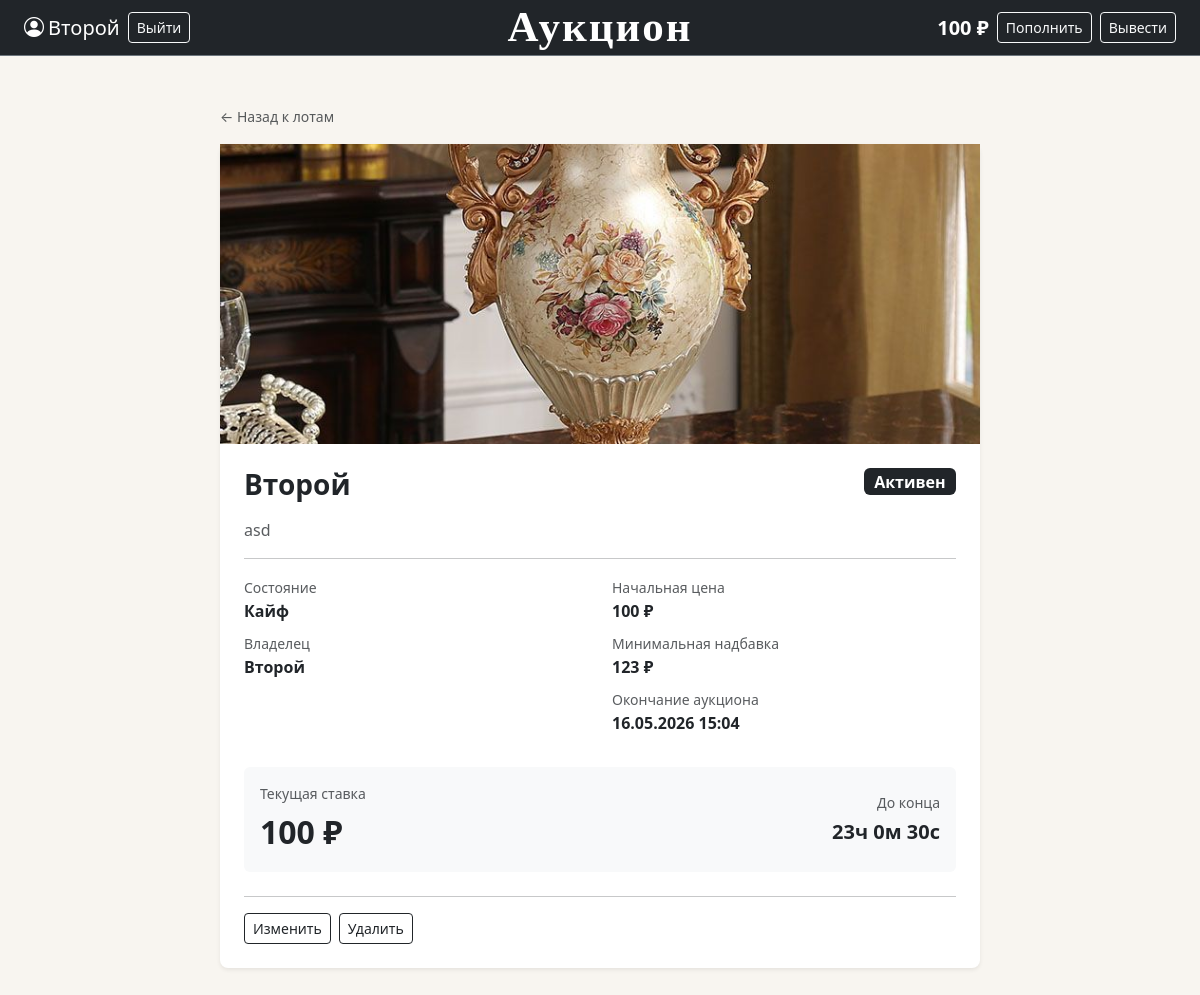
The page /lot_page/1 (signed in) on the database its author committed.
### data/users.py (models this page shows, shortened)
class User(SqlAlchemyBase, UserMixin, SerializerMixin):
    __tablename__ = 'users'
    id = sqlalchemy.Column(sqlalchemy.Integer, primary_key=True, autoincrement=True)
    name = sqlalchemy.Column(sqlalchemy.String, nullable=True) # имя пользователя, заполняется пользователем
    email = sqlalchemy.Column(sqlalchemy.String, index=True, unique=True, nullable=True) # его почта, заполняется пользователем
    hashed_password = sqlalchemy.Column(sqlalchemy.String, nullable=True) # пароль, заполняется пользователем
    modified_date = sqlalchemy.Column(sqlalchemy.DateTime, default=datetime.datetime.now) # дата создания
    balance = sqlalchemy.Column(sqlalchemy.Integer, autoincrement=True, default=0) # баланс, автоматически = 0
    lots = orm.relationship("Lots", back_populates='user') # связь с другой бд

### data/lots.py (models this page shows)
class Lots(SqlAlchemyBase, SerializerMixin):
    __tablename__ = 'lots'
    id = sqlalchemy.Column(sqlalchemy.Integer,
                           primary_key=True,
                           autoincrement=True)
    name = sqlalchemy.Column(sqlalchemy.String, nullable=True) # имя лота
    file = sqlalchemy.Column(sqlalchemy.String, nullable=True) # название файла
    description = sqlalchemy.Column(sqlalchemy.String, nullable=True) # описание
    condition = sqlalchemy.Column(sqlalchemy.String, nullable=True) # состояние лота
    minimal_cost = sqlalchemy.Column(sqlalchemy.Integer, nullable=True) # минимальная цена
    minimum_premium = sqlalchemy.Column(sqlalchemy.Integer, nullable=True) # минимальная надбавка
    curr_cost = sqlalchemy.Column(sqlalchemy.Integer, nullable=True) # текущая максимальная стоимость товара
    owner_id = sqlalchemy.Column(sqlalchemy.Integer, sqlalchemy.ForeignKey("users.id")) # id собственника товара
    is_selled = sqlalchemy.Column(sqlalchemy.Boolean, default=False) # продан ли товар
    end_date = sqlalchemy.Column(sqlalchemy.DateTime, nullable=True) # дата окончания
    user = orm.relationship("User")

### main.py (the view)
@app.route('/lot_page/<int:id>')
def lot_page(id):
    db_sess = db_session.create_session()
    try:
        lot = db_sess.query(Lots).filter(Lots.id == id).first()
        if not lot:
            abort(404)
        if lot.end_date and datetime.datetime.now() >= lot.end_date and not lot.is_selled:
            lot.is_selled = True
            db_sess.commit()
        return render_template('lot_page.html', lot=lot, csrf_tok=generate_csrf())
    finally:
        db_sess.close()

### data/db_session.py (called while the page is built)
def create_session() -> Session:
    global __factory
    return __factory()

### main.py (called while the page is built)
@login_manager.user_loader
def load_user(user_id):
    db_sess = db_session.create_session()
    try:
        return db_sess.get(User, user_id)
    finally:
        db_sess.close()

### templates/lot_page.html (shortened to what this page needs)
{% extends "base.html" %}
{% block content %}
<div class="row justify-content-center mt-4 mb-5">
    <div class="col-md-8">
        <a href="/" class="text-muted small text-decoration-none">← Назад к лотам</a>
        <div class="card border-0 shadow-sm mt-3">
            {% if lot.file.endswith('.mp4') or lot.file.endswith('.webm') %}
                <video autoplay muted loop playsinline
                       class="card-img-top w-100"
                       style="object-fit: cover; height: 300px;">
                    <source src="{{ url_for('static', filename='img/lots_img/' + lot.file) }}" type="video/mp4">
                </video>
            {% else %}
                <img src="{{ url_for('static', filename='img/lots_img/' + lot.file) }}"
                     class="img-fluid w-100"
                     style="object-fit: cover; height: 300px;">
            {% endif %}
            <div class="card-body p-4">
                <div class="d-flex justify-content-between align-items-start mb-3">
                    <h3 class="fw-bold mb-0">{{ lot.name }}</h3>
                    {% if lot.is_selled %}
                    <span class="badge bg-secondary fs-6">Продан</span>
                    {% else %}
                    <span class="badge bg-dark fs-6">Активен</span>
                    {% endif %}
                </div>
                <p class="text-muted">{{ lot.description }}</p>
                <hr>
                <div class="row mb-3">
                    <div class="col-md-6">
                        <ul class="list-unstyled">
                            <li class="mb-2">
                                <span class="text-muted small">Состояние</span><br>
                                <span class="fw-semibold">{{ lot.condition }}</span>
                            </li>
                            <li class="mb-2">
                                <span class="text-muted small">Владелец</span><br>
                                <a href="/user/{{ lot.owner_id }}" class="text-dark fw-semibold text-decoration-none">
                                    {{ lot.user.name }}
                                </a>
                            </li>
                        </ul>
                    </div>
                    <div class="col-md-6">
                        <ul class="list-unstyled">
                            <li class="mb-2">
                                <span class="text-muted small">Начальная цена</span><br>
                                <span class="fw-semibold">{{ lot.minimal_cost }} ₽</span>
                            </li>
                            <li class="mb-2">
                                <span class="text-muted small">Минимальная надбавка</span><br>
                                <span class="fw-semibold">{{ lot.minimum_premium }} ₽</span>
                            </li>
                            <li class="mb-2">
                                <span class="text-muted small">Окончание аукциона</span><br>
                                <span class="fw-semibold">{{ lot.end_date.strftime('%d.%m.%Y %H:%M') if lot.end_date else '—' }}</span>
                            </li>
                        </ul>
                    </div>
                </div>
                <div class="p-3 bg-light rounded mb-4">
                    <div class="d-flex justify-content-between align-items-center">
                        <div>
                            <div class="text-muted small mb-1">Текущая ставка</div>
                            <div class="fw-bold" style="font-size: 2rem;">
                                {{ lot.curr_cost if lot.curr_cost else lot.minimal_cost }} ₽
                            </div>
                        </div>
                        {% if not lot.is_selled and lot.end_date %}
                        <div class="text-end">
                            <div class="text-muted small mb-1">До конца</div>
                            <div class="fw-bold fs-5" id="countdown"></div>
                        </div>
                        {% endif %}
                    </div>
                </div>
                {% if current_user.is_authenticated and (current_user.id == lot.owner_id or current_user.id == 1) %}
                <hr>
                <div class="d-flex gap-2">
                    <a href="/lot/{{ lot.id }}" class="btn btn-sm btn-outline-dark">Изменить</a>
                    <a href="/lot_delete/{{ lot.id }}"
                       class="btn btn-sm btn-outline-dark"
                       onclick="return confirm('Удалить лот?')">Удалить</a>
                </div>
                {% endif %}
            </div>
        </div>
    </div>
</div>
{% endblock %}

### templates/base.html (shortened to what this page needs)
<!DOCTYPE html>
<html lang="ru">
<head>
    <link rel="stylesheet" href="https://cdn.jsdelivr.net/npm/bootstrap@5.3.0/dist/css/bootstrap.min.css">
    <link rel="stylesheet" href="https://cdn.jsdelivr.net/npm/bootstrap-icons@1.11.0/font/bootstrap-icons.css">
    <link rel="stylesheet" href="{{ url_for('static', filename='css/style.css') }}">
</head>
<body>
<nav class="navbar navbar-dark bg-dark border-bottom border-secondary">
    <div class="container-fluid px-4">
        <div class="d-flex align-items-center gap-2">
            {% if current_user.is_authenticated %}
                <a class="text-white text-decoration-none d-flex align-items-center gap-1 fs-5">
                    <i class="bi bi-person-circle"></i>
                    {{ current_user.name }}
                </a>
                <a class="btn btn-sm btn-outline-light" href="/logout">Выйти</a>
            {% else %}
                <a class="btn btn-sm btn-outline-light" href="/register">Зарегистрироваться</a>
                <a class="btn btn-sm btn-light" href="/login">Войти</a>
            {% endif %}
        </div>
        <a class="navbar-brand position-absolute start-50 translate-middle-x fw-bold"
           href="/"
           style="font-size: 43px; font-family: 'Georgia', serif; letter-spacing: 2px;"
        >Аукцион</a>
        <div class="d-flex align-items-center gap-2 ms-auto">
            {% if current_user.is_authenticated %}
                <span class="text-white fw-semibold fs-5">{{ current_user.balance }} ₽</span>
                <a class="btn btn-sm btn-outline-light" href="/balance">Пополнить</a>
                <a class="btn btn-sm btn-outline-light" href="/balance">Вывести</a>
            {% endif %}
        </div>
    </div>
</nav>
<div class="container-fluid px-4 py-4">
    {% block content %}
    {% endblock %}
</div>
</body>
</html>

### static/css/style.css (style rules this page uses)
body { background-color: #f8f5f0; color: #1a1a1a; }
.navbar { min-height: 56px; }
.card { background-color: #fff; border-radius: 8px; }
a { color: #1a1a1a; }
.card { transition: transform 0.15s, box-shadow 0.15s; }

### rows shown on the page
User: name "Второй", balance "100", user.name "Второй"
Lots: file (picture), name "Второй", description "asd", condition "Кайф", minimal_cost "100", minimum_premium "123", end_date "16.05.2026 15:04", curr_cost "100"
